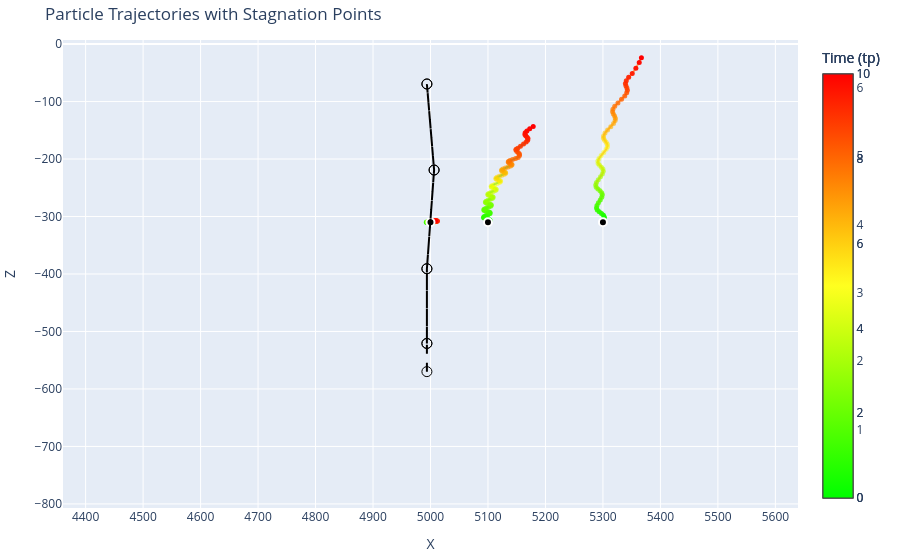

The cell this chart's notebook holds for it:
### Code cell
#Step 7-1: Generate local-scale trajectories across specified points.3 points with stagnant zone.
import numpy as np
import os
import pandas as pd
from pathlib import Path
import h5py
from numba import jit, prange
import plotly.graph_objects as go

# Parameter settings (ensure these are already defined)
params = {
    'p': 3, 'q': 3, 'HRx': 6, 'HLx': 3, 'D': -2000, 'a': 2/3, 'b': 1/3,
    'LX': 10000, 'LY': 10000, 'TauD': 4e-4
}

# Extract parameters
p, q, HRx, HLx, D, a, b, TauD = params['p'], params['q'], params['HRx'], params['HLx'], params['D'], params['a'], params['b'], params['TauD']
LX, LY = params['LX'], params['LY']

# Define the mesh grid (only for x and z directions)
mesh_x, mesh_z = 101, 101
x_range = np.linspace(0, LX, mesh_x)
z_range = np.linspace(D, 0, mesh_z)

# Precompute cosine values
b1 = np.cos(np.pi * x_range / LX)
b2 = np.cos(p * np.pi * x_range / LX)

@jit(nopython=True, parallel=True)
def compute_J(mesh_x, mesh_z, x_range, z_range, HRx, HLx, LX, D, a, b, TauD, b1, b2, c1, c2, e1, e2):
    J = np.zeros((mesh_x, mesh_z))
    for i in prange(mesh_x):
        for k in prange(mesh_z):
            hA = HRx - HRx * b1[i] * np.cosh(np.pi * (z_range[k] - D) / LX) / c1
            hB = HLx - HLx * b2[i] * np.cosh(p * np.pi * (z_range[k] - D) / LX) / c2
            g1, g2 = 0.0, 0.0
            for n in range(1, 1000):  
                k1, an = (-1) ** (n - 1), (2 * n - 1) * np.pi / 2
                b0 = np.cos(an * (z_range[k] - D) / D)
                f1 = D * (k1 * an * b0 * (1 / an**2 + (an**2 * e1 + 2 * np.pi * TauD * e2) / (an**4 + 4 * np.pi**2 * TauD**2)))
                g1 += f1
                k2, d1 = (-1) ** n, an**2 + (p * np.pi * D / LX)**2
                f2 = D * (k2 * an * b0 * (1 / d1 + (d1 * e1 + 2 * np.pi * TauD * e2) / (d1**2 + 4 * np.pi**2 * TauD**2)))
                g2 += f2               
            hC = HLx * g1 / D + HLx * b2[i] * g2 / D
            J[i, k] = hA + a * hB + b * hC
    return J

def calculate_fields(tp):
    e1 = np.cos(2 * np.pi * tp)
    e2 = np.sin(2 * np.pi * tp)
    c1 = np.cosh(np.pi * D / LX)
    c2 = np.cosh(p * np.pi * D / LX)
    J = compute_J(mesh_x, mesh_z, x_range, z_range, HRx, HLx, LX, D, a, b, TauD, b1, b2, c1, c2, e1, e2)
    dx, dz = x_range[1] - x_range[0], z_range[1] - z_range[0]
    grad_x, grad_z = np.gradient(J, dx, dz)
    vx, vz = -100000*grad_x, -100000*grad_z
    UU = np.sqrt(vx**2 + vz**2)
    return J, vx, vz, UU

def track_particle(x_start, z_start, tp_start, tp_end, step_size):
    x, z = x_start, z_start
    positions = [(x, z, tp_start)]
    for tp in np.arange(tp_start + step_size, tp_end, step_size):
        vx, vz = get_velocity_at_point(x, z, tp)
        x_new = x + vx * step_size
        z_new = z + vz * step_size
        if z_new >= 0:
            break
        positions.append((x_new, z_new, tp))
        x, z = x_new, z_new
    return np.array(positions)

# Function to calculate the velocity at a given point (x, z) for a given tp
def get_velocity_at_point(x, z, tp):
    """Calculate the velocity components at a specific point (x, z) at time tp."""
    # Get the velocity field at the current time point
    H, vx, vz, UU = calculate_fields(tp)
    
    # Find the closest indices for (x, z) in the grid
    ix = np.abs(x_range - x).argmin()
    iz = np.abs(z_range - z).argmin()
    
    # Return the velocity components at the closest point
    return vx[ix, iz], vz[ix, iz]

def main():
    tp_start, tp_end, step_size = 0, 10.1, 0.1
    x_start_values = [5000,5100,5300]
    z_start_values = [-310]
    all_trajectories = []
    for x_start in x_start_values:
        for z_start in z_start_values:
            trajectory = track_particle(x_start, z_start, tp_start, tp_end, step_size)
            all_trajectories.append(trajectory)

    current_working_dir = os.getcwd()
    result_folder = os.path.join(current_working_dir, 'results')
    os.makedirs(result_folder, exist_ok=True)
    
    # Save trajectories to CSV
    x_all = np.concatenate([traj[:, 0] for traj in all_trajectories])
    z_all = np.concatenate([traj[:, 1] for traj in all_trajectories])
    tp_all = np.concatenate([traj[:, 2] for traj in all_trajectories])
    trajectory_filename_csv = os.path.join(result_folder, 'trajectories_aroundsp.csv')
    np.savetxt(trajectory_filename_csv, np.column_stack([x_all, z_all, tp_all]), delimiter=',', header='x,z,tp', comments='')
    print(f"Saved to {trajectory_filename_csv}.")

    # Save trajectories to .dat file in Tecplot format
    trajectory_filename_dat = os.path.join(result_folder, 'trajectories_aroundsp.dat')
    with open(trajectory_filename_dat, 'w') as f:
        f.write('VARIABLES = "X", "Z", "TP"\n')
        f.write(f"ZONE T='matrix_particle_trajectories_2d_tp0'\n")
        f.write(f'I={len(x_all)}, J=1, K=1, F=POINT\n')
        np.savetxt(f, np.column_stack([x_all, z_all, tp_all]), fmt='%f', delimiter='\t')
    print(f"Particle trajectories have also been saved to {trajectory_filename_dat}.")

    # Load stagnation points from CSV
    stagnation_points_path = os.path.join(result_folder, 'all_stagnation_points.csv')
    df_stagnation = pd.read_csv(stagnation_points_path)

    fig = go.Figure()

    for traj in all_trajectories:
        x_traj, z_traj, tp_traj = traj[:, 0], traj[:, 1], traj[:, 2]
        
        # Add particle trajectories
        fig.add_trace(go.Scatter(x=x_traj, y=z_traj, mode='lines+markers',
                                 marker=dict(size=5, color=tp_traj, colorscale=[[0, 'rgba(0, 255, 0, 1)'], [0.5, 'rgba(255, 255, 0, 0.5)'], [1, 'rgba(255, 0, 0, 1)']],
                                 colorbar=dict(title='Time (tp)'))))
        
        # Add starting points as black filled circles
        fig.add_trace(go.Scatter(x=[x_traj[0]], y=[z_traj[0]], mode='markers',
                                 marker=dict(size=8, color='black', symbol='circle', line=dict(width=2, color='white')),
                                 name='Starting Points'))

    # Add stagnation points as black circles
    x_stag, z_stag = df_stagnation['x'], df_stagnation['z']
    fig.add_trace(go.Scatter(x=x_stag, y=z_stag, mode='markers',
                             marker=dict(size=10, color='black', symbol='circle-open'),
                             name='Stagnation Points'))
    
    # Draw stagnation points closed loop
#    fig.add_trace(go.Scatter(x=np.append(x_stag, x_stag[0]), y=np.append(z_stag, z_stag[0]), mode='lines',
#                             line=dict(color='black', width=2, dash='dash'),
#                             name='Stagnation Closed Loop'))
    fig.add_trace(go.Scatter(x=x_stag, y=z_stag, mode='lines',
                         line=dict(color='black', width=2, dash='dash'),
                         name='Stagnation Points Line'))

    fig.update_layout(title="Particle Trajectories with Stagnation Points",
                      xaxis_title='X',
                      yaxis_title='Z',
                      margin=dict(r=10, l=10, b=10, t=40),
                      xaxis=dict(
                          range=[4500, 5500],
                          dtick=100,  
                          scaleanchor="y",  
                          scaleratio=1      
                      ),
                      yaxis=dict(range=[-800, 0]),
                      showlegend=False)

    html_filename = os.path.join(result_folder, 'trajectories_aroundsp.html')
    fig.write_html(html_filename)
    print(f"Saved to {html_filename}.")
    fig.show()

if __name__ == "__main__":
    main()

### Figure 1 — Plotly figure (JSON) as saved in the notebook; plotly's stock layout.template omitted (floating-point values rounded to 4 significant figures)
{"data": [{"marker": {"color": [0, 0.1, 0.2, 0.3, 0.4, 0.5, 0.6, 0.7, 0.8, 0.9, 1, 1.1, 1.2, 1.3, 1.4, 1.5, 1.6, 1.7, 1.8, 1.9, 2, 2.1, 2.2, 2.3, 2.4, 2.5, 2.6, 2.7, 2.8, 2.9, 3.0, 3.1, 3.2, 3.3, 3.4, 3.5, 3.6, 3.7, 3.8, 3.9, 4, 4.1, 4.2, 4.3, 4.4, 4.5, 4.6, 4.7, 4.8, 4.9, 5, 5.1, 5.2, 5.3, 5.4, 5.5, 5.6, 5.7, 5.8, 5.9, 6, 6.1, 6.2, 6.3, 6.4, 6.5, 6.6, 6.7, 6.8, 6.9, 7, 7.1, 7.2, 7.3, 7.4, 7.5, 7.6, 7.7, 7.8, 7.9, 8, 8.1, 8.2, 8.3, 8.4, 8.5, 8.6, 8.7, 8.8, 8.9, 9, 9.1, 9.2, 9.3, 9.4, 9.5, 9.6, 9.7, 9.8, 9.9, 10], "colorbar": {"title": {"text": "Time (tp)"}}, "colorscale": [[0, "rgba(0, 255, 0, 1)"], [0.5, "rgba(255, 255, 0, 0.5)"], [1, "rgba(255, 0, 0, 1)"]], "size": 5}, "mode": "lines+markers", "type": "scatter", "x": [5000, 5003.0, 5004.0, 5003.0, 5000.0, 4997.0, 4994.0, 4993.0, 4994.0, 4997.0, 5001.0, 5004.0, 5005.0, 5004.0, 5001.0, 4997.0, 4995.0, 4994.0, 4995.0, 4998.0, 5002.0, 5005.0, 5006.0, 5005.0, 5002.0, 4998.0, 4996.0, 4995.0, 4996.0, 4999.0, 5002.0, 5005.0, 5007.0, 5006.0, 5003.0, 4999.0, 4996.0, 4995.0, 4997.0, 5000.0, 5003.0, 5006.0, 5008.0, 5007.0, 5004.0, 5000.0, 4997.0, 4996.0, 4998.0, 5001.0, 5004.0, 5007.0, 5008.0, 5007.0, 5005.0, 5001.0, 4998.0, 4997.0, 4998.0, 5001.0, 5005.0, 5008.0, 5009.0, 5008.0, 5006.0, 5002.0, 4999.0, 4998.0, 4999.0, 5002.0, 5006.0, 5009.0, 5010.0, 5009.0, 5006.0, 5003.0, 5000.0, 4999.0, 5000.0, 5003.0, 5007.0, 5010.0, 5011.0, 5010.0, 5007.0, 5004.0, 5001.0, 5000.0, 5001.0, 5004.0, 5008.0, 5011.0, 5012.0, 5011.0, 5008.0, 5005.0, 5002.0, 5001.0, 5002.0, 5005.0, 5009.0], "y": [-310, -310.0, -309.9, -309.9, -309.9, -309.9, -309.9, -309.9, -309.8, -309.8, -309.8, -309.7, -309.7, -309.6, -309.6, -309.6, -309.6, -309.6, -309.6, -309.6, -309.5, -309.5, -309.4, -309.4, -309.4, -309.4, -309.4, -309.4, -309.4, -309.3, -309.3, -309.2, -309.2, -309.2, -309.1, -309.1, -309.1, -309.1, -309.1, -309.1, -309.0, -309.0, -308.9, -308.9, -308.9, -308.9, -308.9, -308.9, -308.9, -308.8, -308.8, -308.7, -308.7, -308.7, -308.6, -308.6, -308.6, -308.6, -308.6, -308.6, -308.5, -308.5, -308.4, -308.4, -308.4, -308.4, -308.4, -308.4, -308.4, -308.3, -308.3, -308.2, -308.2, -308.2, -308.2, -308.2, -308.1, -308.1, -308.1, -308.1, -308.0, -308.0, -307.9, -307.9, -307.9, -307.9, -307.9, -307.9, -307.9, -307.8, -307.8, -307.7, -307.7, -307.7, -307.7, -307.7, -307.7, -307.6, -307.6, -307.6, -307.5]}, {"marker": {"color": "black", "line": {"color": "white", "width": 2}, "size": 8, "symbol": "circle"}, "mode": "markers", "name": "Starting Points", "type": "scatter", "x": [5000], "y": [-310]}, {"marker": {"color": [0, 0.1, 0.2, 0.3, 0.4, 0.5, 0.6, 0.7, 0.8, 0.9, 1, 1.1, 1.2, 1.3, 1.4, 1.5, 1.6, 1.7, 1.8, 1.9, 2, 2.1, 2.2, 2.3, 2.4, 2.5, 2.6, 2.7, 2.8, 2.9, 3.0, 3.1, 3.2, 3.3, 3.4, 3.5, 3.6, 3.7, 3.8, 3.9, 4, 4.1, 4.2, 4.3, 4.4, 4.5, 4.6, 4.7, 4.8, 4.9, 5, 5.1, 5.2, 5.3, 5.4, 5.5, 5.6, 5.7, 5.8, 5.9, 6, 6.1, 6.2, 6.3, 6.4, 6.5, 6.6, 6.7, 6.8, 6.9, 7, 7.1, 7.2, 7.3, 7.4, 7.5, 7.6, 7.7, 7.8, 7.9, 8, 8.1, 8.2, 8.3, 8.4, 8.5, 8.6, 8.7, 8.8, 8.9, 9, 9.1, 9.2, 9.3, 9.4, 9.5, 9.6, 9.7, 9.8, 9.9, 10], "colorbar": {"title": {"text": "Time (tp)"}}, "colorscale": [[0, "rgba(0, 255, 0, 1)"], [0.5, "rgba(255, 255, 0, 0.5)"], [1, "rgba(255, 0, 0, 1)"]], "size": 5}, "mode": "lines+markers", "type": "scatter", "x": [5100, 5103.0, 5104.0, 5103.0, 5100.0, 5096.0, 5093.0, 5092.0, 5093.0, 5096.0, 5100.0, 5103.0, 5104.0, 5103.0, 5100.0, 5096.0, 5094.0, 5093.0, 5094.0, 5097.0, 5101.0, 5104.0, 5106.0, 5105.0, 5102.0, 5099.0, 5096.0, 5095.0, 5097.0, 5100.0, 5104.0, 5107.0, 5109.0, 5108.0, 5106.0, 5103.0, 5100.0, 5100.0, 5101.0, 5105.0, 5109.0, 5113.0, 5114.0, 5114.0, 5111.0, 5108.0, 5106.0, 5106.0, 5108.0, 5111.0, 5116.0, 5120.0, 5122.0, 5122.0, 5119.0, 5116.0, 5114.0, 5114.0, 5116.0, 5120.0, 5124.0, 5128.0, 5131.0, 5131.0, 5129.0, 5126.0, 5124.0, 5124.0, 5126.0, 5130.0, 5135.0, 5139.0, 5142.0, 5141.0, 5140.0, 5137.0, 5135.0, 5136.0, 5138.0, 5143.0, 5148.0, 5152.0, 5155.0, 5155.0, 5153.0, 5150.0, 5149.0, 5149.0, 5152.0, 5156.0, 5162.0, 5166.0, 5169.0, 5170.0, 5168.0, 5166.0, 5164.0, 5165.0, 5168.0, 5173.0, 5179.0], "y": [-310, -308.4, -307.0, -305.8, -304.8, -303.8, -302.7, -301.5, -300.1, -298.5, -296.9, -295.3, -293.9, -292.7, -291.6, -290.6, -289.6, -288.4, -286.9, -285.3, -283.6, -282.0, -280.5, -279.3, -278.2, -277.2, -276.1, -274.9, -273.5, -271.8, -270.1, -268.5, -267.0, -265.7, -264.6, -263.6, -262.5, -261.3, -259.8, -258.1, -256.4, -254.7, -253.2, -251.9, -250.8, -249.8, -248.7, -247.4, -245.9, -244.2, -242.4, -240.7, -239.2, -237.8, -236.7, -235.7, -234.6, -233.3, -231.8, -230.0, -228.3, -226.5, -224.9, -223.6, -222.4, -221.4, -220.2, -218.9, -217.3, -215.6, -213.8, -212.0, -210.4, -209.1, -207.9, -206.8, -205.6, -204.3, -202.7, -200.9, -199.0, -197.2, -194.0, -191.3, -189.0, -186.8, -184.4, -183.0, -181.4, -177.8, -174.0, -170.4, -167.2, -164.4, -161.9, -159.7, -157.2, -154.4, -151.1, -147.4, -143.5]}, {"marker": {"color": "black", "line": {"color": "white", "width": 2}, "size": 8, "symbol": "circle"}, "mode": "markers", "name": "Starting Points", "type": "scatter", "x": [5100], "y": [-310]}, {"marker": {"color": [0, 0.1, 0.2, 0.3, 0.4, 0.5, 0.6, 0.7, 0.8, 0.9, 1, 1.1, 1.2, 1.3, 1.4, 1.5, 1.6, 1.7, 1.8, 1.9, 2, 2.1, 2.2, 2.3, 2.4, 2.5, 2.6, 2.7, 2.8, 2.9, 3.0, 3.1, 3.2, 3.3, 3.4, 3.5, 3.6, 3.7, 3.8, 3.9, 4, 4.1, 4.2, 4.3, 4.4, 4.5, 4.6, 4.7, 4.8, 4.9, 5, 5.1, 5.2, 5.3, 5.4, 5.5, 5.6, 5.7, 5.8, 5.9, 6, 6.1, 6.2], "colorbar": {"title": {"text": "Time (tp)"}}, "colorscale": [[0, "rgba(0, 255, 0, 1)"], [0.5, "rgba(255, 255, 0, 0.5)"], [1, "rgba(255, 0, 0, 1)"]], "size": 5}, "mode": "lines+markers", "type": "scatter", "x": [5300, 5302.0, 5302.0, 5301.0, 5298.0, 5294.0, 5290.0, 5289.0, 5290.0, 5292.0, 5295.0, 5298.0, 5299.0, 5298.0, 5295.0, 5291.0, 5288.0, 5287.0, 5289.0, 5292.0, 5296.0, 5299.0, 5301.0, 5300.0, 5297.0, 5294.0, 5292.0, 5291.0, 5293.0, 5297.0, 5301.0, 5306.0, 5308.0, 5308.0, 5306.0, 5303.0, 5301.0, 5301.0, 5304.0, 5308.0, 5314.0, 5318.0, 5321.0, 5322.0, 5320.0, 5318.0, 5317.0, 5317.0, 5321.0, 5326.0, 5332.0, 5338.0, 5341.0, 5343.0, 5342.0, 5340.0, 5339.0, 5341.0, 5345.0, 5351.0, 5357.0, 5363.0, 5367.0], "y": [-310, -305.5, -301.4, -297.8, -294.7, -291.8, -288.8, -285.1, -280.9, -276.2, -271.3, -266.6, -262.3, -258.6, -255.3, -252.3, -249.1, -245.3, -240.9, -236.0, -230.8, -225.9, -221.4, -217.5, -214.1, -211.0, -207.6, -203.6, -199.0, -193.8, -188.5, -183.2, -178.4, -174.3, -170.8, -167.5, -163.9, -159.8, -154.9, -149.5, -143.7, -138.1, -133.1, -128.8, -125.1, -121.5, -117.8, -113.4, -108.2, -102.3, -96.1, -90.15, -84.84, -80.17, -76.2, -72.51, -68.54, -63.64, -57.72, -50.97, -42.08, -32.18, -23.61]}, {"marker": {"color": "black", "line": {"color": "white", "width": 2}, "size": 8, "symbol": "circle"}, "mode": "markers", "name": "Starting Points", "type": "scatter", "x": [5300], "y": [-310]}, {"marker": {"color": "black", "size": 10, "symbol": "circle-open"}, "mode": "markers", "name": "Stagnation Points", "type": "scatter", "x": [4994.0, 4994.0, 4994.0, 5006.0, 4994.0, 4994.0, 5006.0, 4994.0, 4994.0], "y": [-569.9, -520.8, -390.8, -219.1, -69.44, -69.44, -219.1, -390.8, -520.8]}, {"line": {"color": "black", "dash": "dash", "width": 2}, "mode": "lines", "name": "Stagnation Points Line", "type": "scatter", "x": [4994.0, 4994.0, 4994.0, 5006.0, 4994.0, 4994.0, 5006.0, 4994.0, 4994.0], "y": [-569.9, -520.8, -390.8, -219.1, -69.44, -69.44, -219.1, -390.8, -520.8]}], "layout": {"margin": {"b": 10, "l": 10, "r": 10, "t": 40}, "showlegend": false, "title": {"text": "Particle Trajectories with Stagnation Points"}, "xaxis": {"dtick": 100, "range": [4500, 5500], "scaleanchor": "y", "scaleratio": 1, "title": {"text": "X"}}, "yaxis": {"range": [-800, 0], "title": {"text": "Z"}}}}
